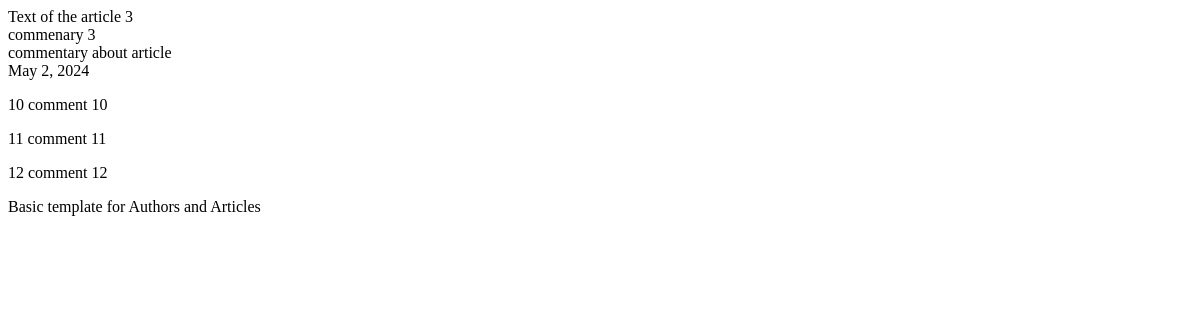
Page /sem_2/article/3/ on the earlier database version.
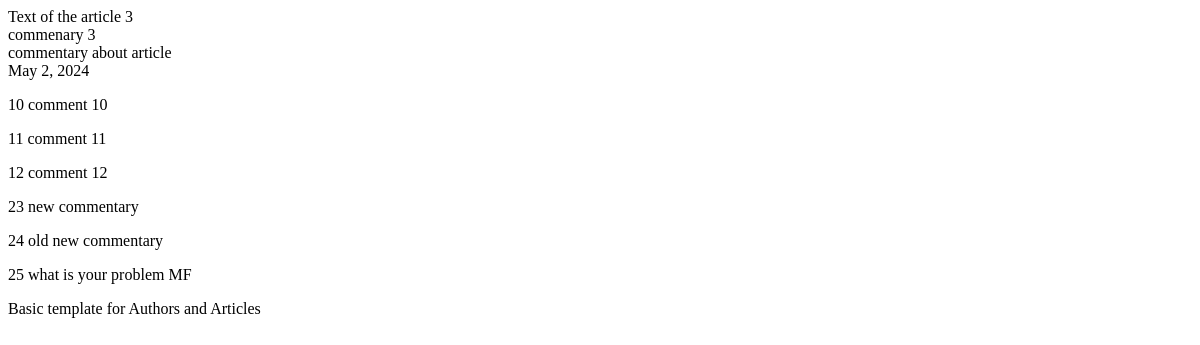
Same page on the later database version.
### sem_app_2/models.py (models this page shows)
class Commentary(models.Model):
    author = models.ForeignKey(Author, on_delete=models.CASCADE)
    article = models.ForeignKey(Article, on_delete=models.CASCADE)
    comment = models.TextField()
    date_creat = models.DateTimeField()
    date_edit = models.DateTimeField(null=True)

### sem_app_2/views.py (the view)
# urls.py: path('article/<int:article_id>/', views.get_article, name='article'),
def get_article(request, article_id):
    context = dict()
    article = Article.objects.filter(id=article_id).first()
    article.views += 1
    article.save()
    context['title'] = 'Commentaries of article'
    context['text'] = f'Text of the article {article_id}'
    context['article'] = article
    context['commentaries'] = Commentary.objects.all().filter(article_id=article_id)
    return render(request, 'sem_app_2/article.html', context=context)

### sem_app_2/templates/sem_app_2/article.html (shortened to what this page needs)
{% extends 'sem_app_2/base.html' %}
{% block content %}
    {{ text }}<br>
    {{ article.head }}<br>
    {{ article.content }}<br>
    {{ article.publish_date}}<br>
    {% for comment in commentaries %}
        <p>
        {{ comment.id }}
        {{ comment.comment }}
        </p>
    {% endfor %}
{% endblock %}

Differences in the rows shown:
added Commentary: id "23", comment "new commentary"
added Commentary: id "24", comment "old new commentary"
added Commentary: id "25", comment "what is your problem MF"
